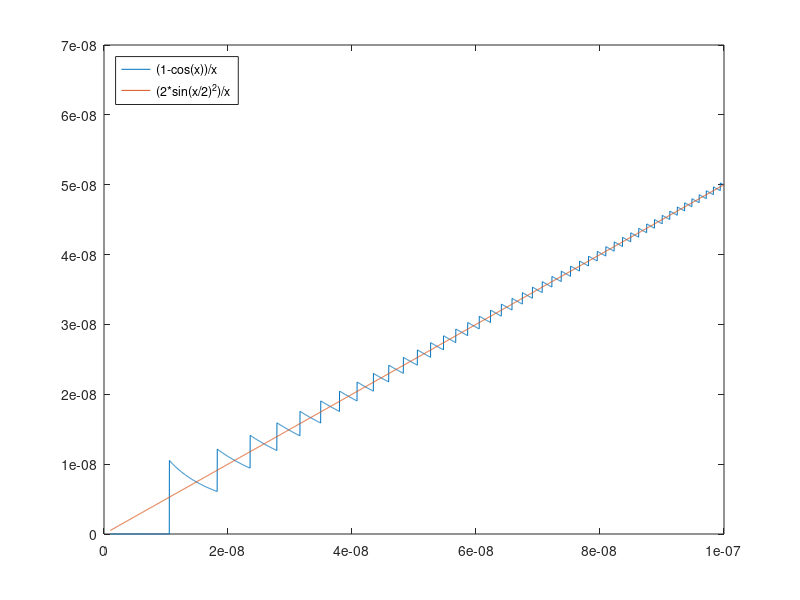

The MATLAB source for this figure:
function A2
% Assignment 2

f=@(x) (1-cos(x))./x;

j=4:9;x = 10.^(-j);
erg=[x; f(x); sol(x)];

fprintf('\n\n');
fprintf('    x                   | (1-cos(x))/x          |');
fprintf('  (2*sin(x/2)^2)/x     |\n');
fprintf('=================================================');
fprintf('========================\n');
fprintf(' %1.15e  | %1.15e | %1.15e |\n',erg);

xx=linspace(1e-9,1e-7,5000);
plot(xx,f(xx),xx,sol(xx));
legend({'(1-cos(x))/x','(2*sin(x/2)^2)/x'},'Location','NorthWest');

end

function erg=sol(x)
erg = (2*sin(x/2).^2)./x;
erg(x==0)=0;
end

